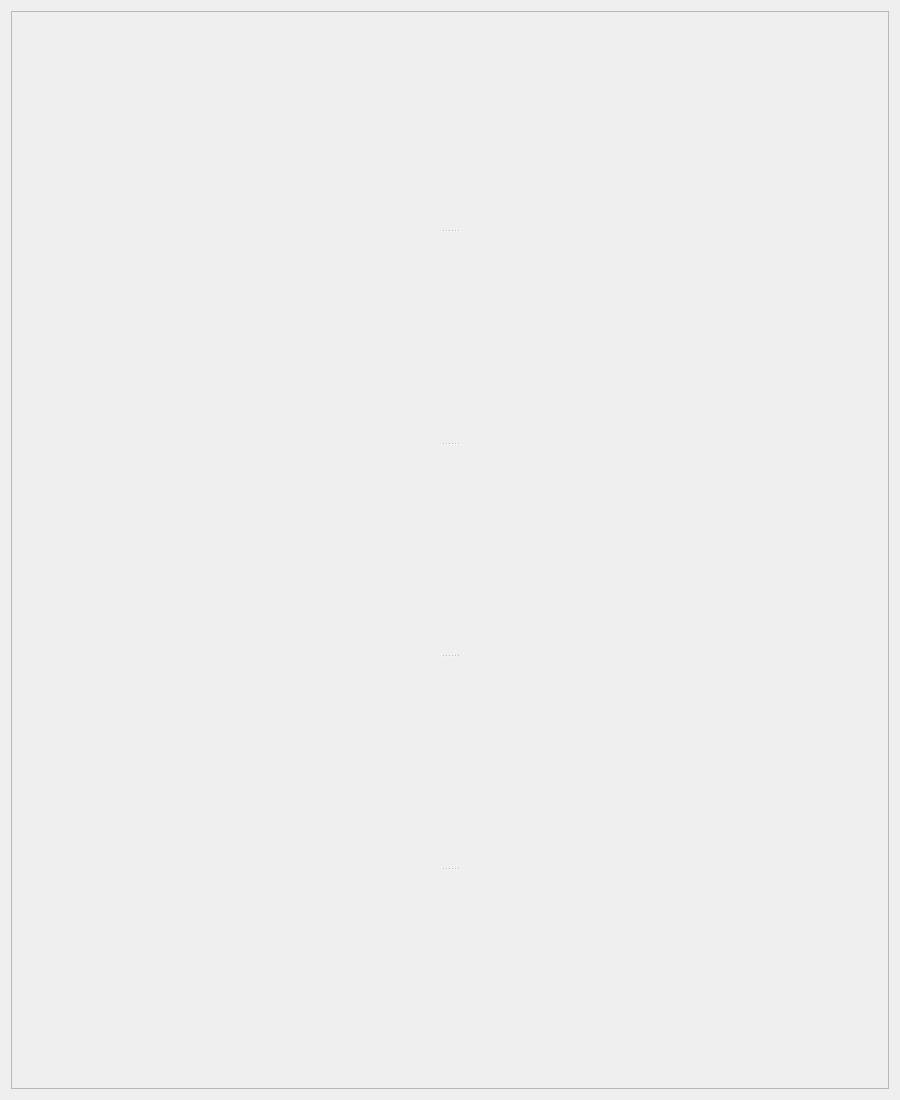
<?xml version="1.0" encoding="UTF-8"?>
<ui version="4.0">
 <class>devicesEvents</class>
 <widget class="TaurusWidget" name="devicesEvents">
  <property name="geometry">
   <rect>
    <x>0</x>
    <y>0</y>
    <width>900</width>
    <height>1100</height>
   </rect>
  </property>
  <property name="windowTitle">
   <string>Plc Devices Events</string>
  </property>
  <layout class="QGridLayout" name="gridLayout">
   <item row="0" column="0">
    <widget class="QScrollArea" name="scrollArea">
     <property name="widgetResizable">
      <bool>true</bool>
     </property>
     <widget class="QWidget" name="scrollAreaWidgetContents">
      <property name="geometry">
       <rect>
        <x>0</x>
        <y>0</y>
        <width>871</width>
        <height>1060</height>
       </rect>
      </property>
      <layout class="QGridLayout" name="gridLayout_2">
       <item row="0" column="0">
        <widget class="QSplitter" name="splitter">
         <property name="orientation">
          <enum>Qt::Vertical</enum>
         </property>
         <widget class="DeviceEvents" name="eventsplc1"/>
         <widget class="DeviceEvents" name="eventsplc2"/>
         <widget class="DeviceEvents" name="eventsplc3"/>
         <widget class="DeviceEvents" name="eventsplc4"/>
         <widget class="DeviceEvents" name="eventsplc5"/>
        </widget>
       </item>
      </layout>
     </widget>
    </widget>
   </item>
  </layout>
 </widget>
 <customwidgets>
  <customwidget>
   <class>DeviceEvents</class>
   <extends>TaurusWidget</extends>
   <header>ctli</header>
  </customwidget>
  <customwidget>
   <class>TaurusWidget</class>
   <extends>QWidget</extends>
   <header>taurus.qt.qtgui.container</header>
   <container>1</container>
  </customwidget>
 </customwidgets>
 <resources/>
 <connections/>
</ui>
